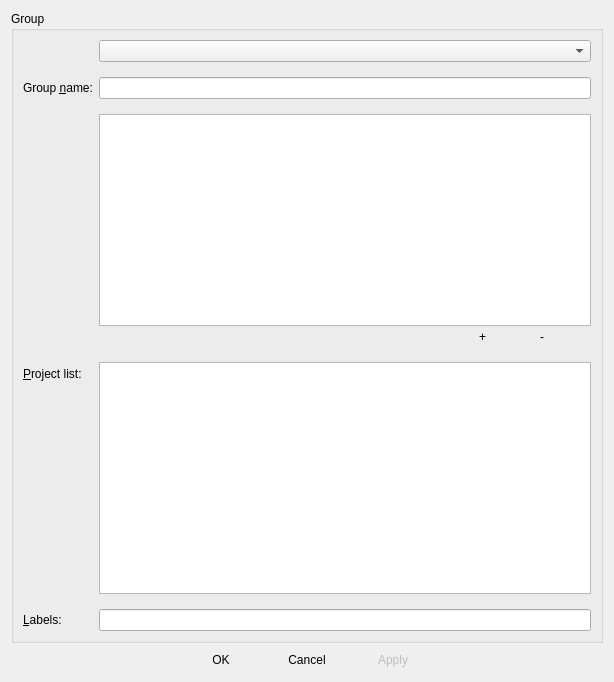
<?xml version="1.0" encoding="UTF-8"?>
<ui version="4.0">
 <class>groupDialog</class>
 <widget class="QDialog" name="groupDialog">
  <property name="geometry">
   <rect>
    <x>0</x>
    <y>0</y>
    <width>614</width>
    <height>682</height>
   </rect>
  </property>
  <property name="windowTitle">
   <string>Group [*]</string>
  </property>
  <property name="styleSheet">
   <string notr="true">QPushButton:hover:flat { border: 1px solid grey; border-radius: 3px} </string>
  </property>
  <layout class="QVBoxLayout" name="verticalLayout">
   <item>
    <layout class="QVBoxLayout">
     <property name="spacing">
      <number>6</number>
     </property>
     <property name="margin">
      <number>0</number>
     </property>
     <item>
      <widget class="QGroupBox" name="groupBox">
       <property name="title">
        <string>Group</string>
       </property>
       <layout class="QHBoxLayout" name="horizontalLayout_2">
        <item>
         <layout class="QFormLayout" name="formLayout">
          <property name="fieldGrowthPolicy">
           <enum>QFormLayout::AllNonFixedFieldsGrow</enum>
          </property>
          <property name="horizontalSpacing">
           <number>6</number>
          </property>
          <property name="verticalSpacing">
           <number>15</number>
          </property>
          <property name="margin">
           <number>0</number>
          </property>
          <item row="1" column="0">
           <widget class="QLabel" name="label_10">
            <property name="text">
             <string>Group &amp;name:</string>
            </property>
            <property name="buddy">
             <cstring>groupName_lineEdit</cstring>
            </property>
           </widget>
          </item>
          <item row="1" column="1">
           <widget class="QLineEdit" name="groupName_lineEdit"/>
          </item>
          <item row="3" column="0">
           <widget class="QLabel" name="label_11">
            <property name="text">
             <string>&amp;Project list:</string>
            </property>
            <property name="buddy">
             <cstring>includedProject_listWidget</cstring>
            </property>
           </widget>
          </item>
          <item row="3" column="1">
           <layout class="QHBoxLayout" name="horizontalLayout">
            <item>
             <widget class="QListWidget" name="includedProject_listWidget">
              <property name="selectionMode">
               <enum>QAbstractItemView::ExtendedSelection</enum>
              </property>
              <property name="sortingEnabled">
               <bool>true</bool>
              </property>
             </widget>
            </item>
           </layout>
          </item>
          <item row="5" column="0">
           <widget class="QLabel" name="label">
            <property name="text">
             <string>&amp;Labels:</string>
            </property>
            <property name="buddy">
             <cstring>labels_lineEdit</cstring>
            </property>
           </widget>
          </item>
          <item row="5" column="1">
           <widget class="QLineEdit" name="labels_lineEdit"/>
          </item>
          <item row="2" column="1">
           <layout class="QGridLayout" name="gridLayout_3">
            <item row="1" column="0">
             <spacer name="horizontalSpacer_3">
              <property name="orientation">
               <enum>Qt::Horizontal</enum>
              </property>
              <property name="sizeHint" stdset="0">
               <size>
                <width>40</width>
                <height>20</height>
               </size>
              </property>
             </spacer>
            </item>
            <item row="1" column="3">
             <widget class="QToolButton" name="removeProject_toolButton">
              <property name="text">
               <string>-</string>
              </property>
              <property name="icon">
               <iconset resource="../app.qrc">
                <normaloff>:/Icons/22x22/edit-remove-3.png</normaloff>:/Icons/22x22/edit-remove-3.png</iconset>
              </property>
              <property name="iconSize">
               <size>
                <width>22</width>
                <height>22</height>
               </size>
              </property>
              <property name="autoRaise">
               <bool>true</bool>
              </property>
             </widget>
            </item>
            <item row="1" column="4">
             <spacer name="horizontalSpacer">
              <property name="orientation">
               <enum>Qt::Horizontal</enum>
              </property>
              <property name="sizeType">
               <enum>QSizePolicy::Minimum</enum>
              </property>
              <property name="sizeHint" stdset="0">
               <size>
                <width>40</width>
                <height>20</height>
               </size>
              </property>
             </spacer>
            </item>
            <item row="1" column="2">
             <spacer name="horizontalSpacer_2">
              <property name="orientation">
               <enum>Qt::Horizontal</enum>
              </property>
              <property name="sizeType">
               <enum>QSizePolicy::Minimum</enum>
              </property>
              <property name="sizeHint" stdset="0">
               <size>
                <width>40</width>
                <height>20</height>
               </size>
              </property>
             </spacer>
            </item>
            <item row="1" column="1">
             <widget class="QToolButton" name="addProject_toolButton">
              <property name="text">
               <string>+</string>
              </property>
              <property name="icon">
               <iconset resource="../app.qrc">
                <normaloff>:/Icons/22x22/edit-add-4.png</normaloff>:/Icons/22x22/edit-add-4.png</iconset>
              </property>
              <property name="iconSize">
               <size>
                <width>22</width>
                <height>22</height>
               </size>
              </property>
              <property name="autoRaise">
               <bool>true</bool>
              </property>
             </widget>
            </item>
            <item row="0" column="0" colspan="5">
             <widget class="QListWidget" name="allProject_listWidget">
              <property name="selectionMode">
               <enum>QAbstractItemView::ExtendedSelection</enum>
              </property>
              <property name="sortingEnabled">
               <bool>true</bool>
              </property>
             </widget>
            </item>
           </layout>
          </item>
          <item row="0" column="1">
           <widget class="QComboBox" name="allGroup_comboBox"/>
          </item>
         </layout>
        </item>
       </layout>
      </widget>
     </item>
    </layout>
   </item>
   <item>
    <layout class="QHBoxLayout" name="_2">
     <property name="spacing">
      <number>6</number>
     </property>
     <property name="margin">
      <number>0</number>
     </property>
     <item>
      <spacer>
       <property name="orientation">
        <enum>Qt::Horizontal</enum>
       </property>
       <property name="sizeHint" stdset="0">
        <size>
         <width>40</width>
         <height>20</height>
        </size>
       </property>
      </spacer>
     </item>
     <item>
      <widget class="QPushButton" name="okButton">
       <property name="styleSheet">
        <string notr="true"/>
       </property>
       <property name="text">
        <string>OK</string>
       </property>
       <property name="icon">
        <iconset resource="../app.qrc">
         <normaloff>:/Icons/22x22/gtk-ok.png</normaloff>:/Icons/22x22/gtk-ok.png</iconset>
       </property>
       <property name="flat">
        <bool>true</bool>
       </property>
      </widget>
     </item>
     <item>
      <widget class="QPushButton" name="cancelButton">
       <property name="text">
        <string>Cancel</string>
       </property>
       <property name="icon">
        <iconset resource="../app.qrc">
         <normaloff>:/Icons/22x22/gtk-cancel.png</normaloff>:/Icons/22x22/gtk-cancel.png</iconset>
       </property>
       <property name="flat">
        <bool>true</bool>
       </property>
      </widget>
     </item>
     <item>
      <widget class="QPushButton" name="applyButton">
       <property name="enabled">
        <bool>false</bool>
       </property>
       <property name="text">
        <string>Apply</string>
       </property>
       <property name="flat">
        <bool>true</bool>
       </property>
      </widget>
     </item>
     <item>
      <spacer>
       <property name="orientation">
        <enum>Qt::Horizontal</enum>
       </property>
       <property name="sizeHint" stdset="0">
        <size>
         <width>40</width>
         <height>20</height>
        </size>
       </property>
      </spacer>
     </item>
    </layout>
   </item>
  </layout>
 </widget>
 <tabstops>
  <tabstop>allGroup_comboBox</tabstop>
  <tabstop>groupName_lineEdit</tabstop>
  <tabstop>allProject_listWidget</tabstop>
  <tabstop>addProject_toolButton</tabstop>
  <tabstop>removeProject_toolButton</tabstop>
  <tabstop>includedProject_listWidget</tabstop>
  <tabstop>labels_lineEdit</tabstop>
  <tabstop>okButton</tabstop>
  <tabstop>cancelButton</tabstop>
  <tabstop>applyButton</tabstop>
 </tabstops>
 <resources>
  <include location="../app.qrc"/>
 </resources>
 <connections/>
</ui>
